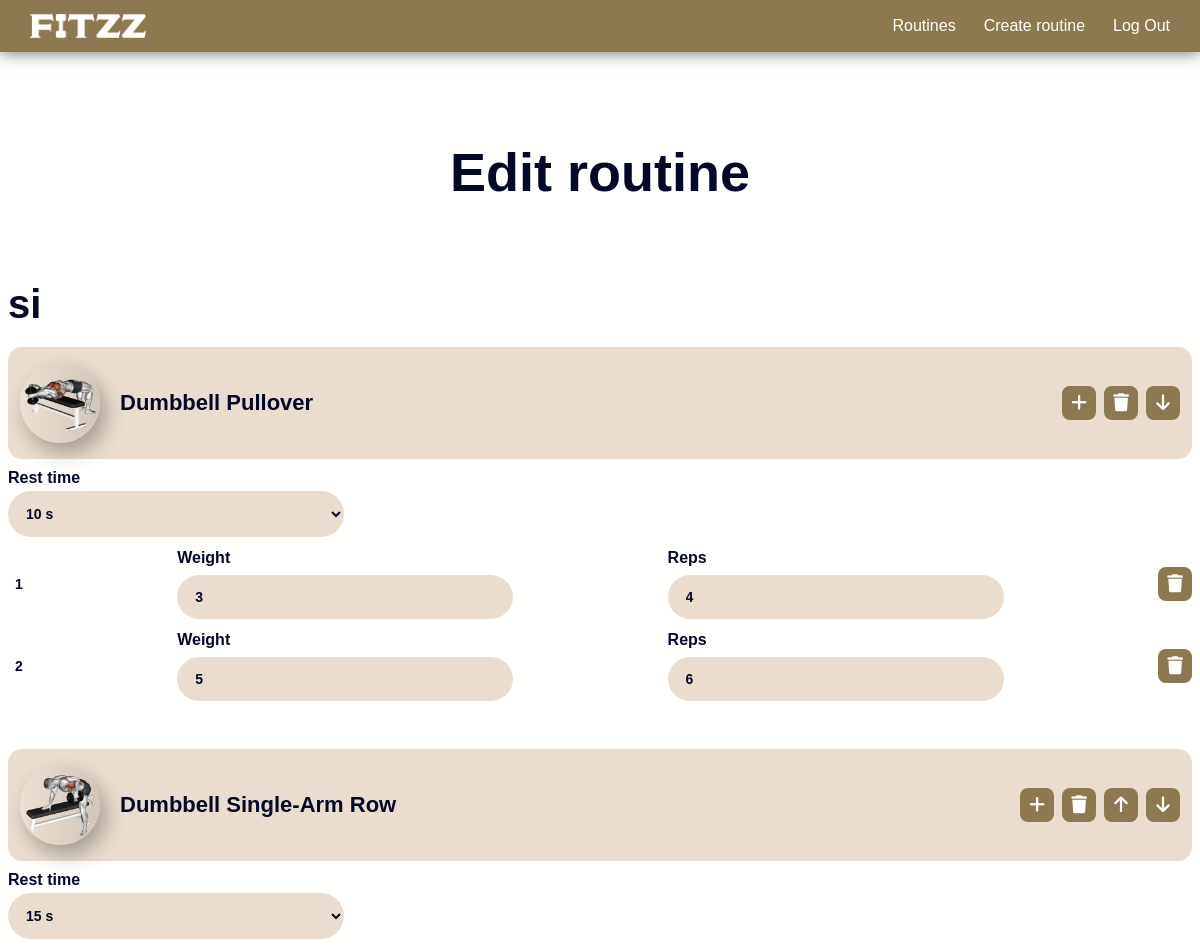
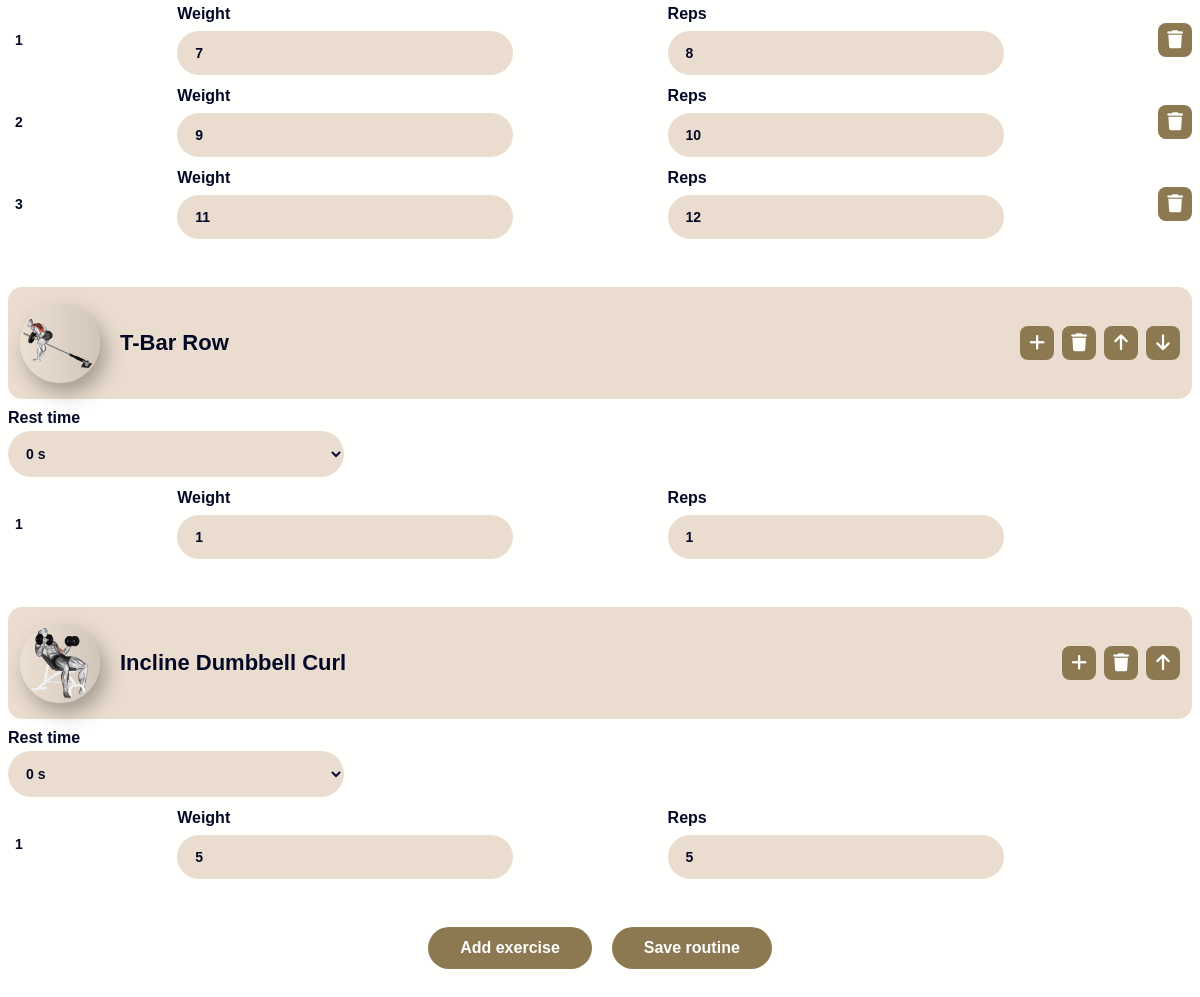
/edit/9 (signed in), run on the app's committed database (2 pictures, top to bottom).
### tables this page shows
CREATE TABLE routine (
  id INTEGER PRIMARY KEY AUTOINCREMENT,
  user_id INTEGER NOT NULL,
  name TEXT NOT NULL,
  FOREIGN KEY (user_id) REFERENCES user (id) ON DELETE CASCADE
);

CREATE TABLE exercise (
  id INTEGER PRIMARY KEY AUTOINCREMENT,
  muscle_group_id INTEGER NOT NULL,
  name TEXT NOT NULL,
  FOREIGN KEY (muscle_group_id) REFERENCES muscle_group (id) ON DELETE RESTRICT
);

CREATE TABLE routine_exercise (
  id INTEGER PRIMARY KEY AUTOINCREMENT,
  routine_id INTEGER NOT NULL,
  exercise_id INTEGER NOT NULL,
  position INTEGER NOT NULL,
  rest_time INTEGER DEFAULT NULL,
  FOREIGN KEY (routine_id) REFERENCES routine (id) ON DELETE CASCADE,
  FOREIGN KEY (exercise_id) REFERENCES exercise (id) ON DELETE RESTRICT
);

### app.py (the view)
@app.route("/edit/<int:routine_id>")
@login_required
def edit(routine_id):
    exercises_by_muscle = fetch_exercises()
    routine_name, exercises = fetch_routine(routine_id)
    times = [{"value": i, "text": format_seconds(i)} for i in range(0, 301, 5)]
    return render_template(
        "edit.html",
        routine_id=routine_id,
        routine_name=routine_name,
        exercises=exercises,
        times=times,
        exercises_by_muscle=exercises_by_muscle,
    )

### app.py (called while the page is built)
@app.after_request
def after_request(response):
    response.headers["Cache-Control"] = "no-cache, no-store, must-revalidate"
    response.headers["Expires"] = 0
    response.headers["Pragma"] = "no-cache"
    return response

def fetch_exercises():
    muscle_groups = db.execute("SELECT * FROM muscle_group")
    exercises = db.execute("SELECT id, name, muscle_group_id FROM exercise")
    muscle_group_map = {
        muscle_group["id"]: muscle_group["name"] for muscle_group in muscle_groups
    }
    exercises_by_muscle = defaultdict(list)
    for exercise in exercises:
        muscle_group_name = muscle_group_map[exercise["muscle_group_id"]]
        exercises_by_muscle[muscle_group_name].append(
            {"id": exercise["id"], "name": exercise["name"]}
        )
    return exercises_by_muscle

### helpers.py (called while the page is built)
def exercise_image(name, muscle_group):
    exercises_path = "/static/images/exercises"
    name = name.lower().replace(" ", "_")
    muscle_group = muscle_group.lower()
    return f"{exercises_path}/{muscle_group}/{name}.png"

def format_add_exercise(exercise_id):
    return f"addExercise({exercise_id}, event)"

def format_add_set(exercise_number):
    return f"addSet({exercise_number})"

def format_move_exercise_down(exercise_number):
    return f"moveExerciseDown({exercise_number})"

def format_move_exercise_up(exercise_number):
    return f"moveExerciseUp({exercise_number})"

def format_remove_exercise(exercise_number):
    return f"removeExercise({exercise_number})"

def format_remove_set(exercise_number, set_number):
    return f"removeSet({exercise_number}, {set_number})"

def format_seconds(seconds):
    if seconds < 60:
        return f"{seconds} s"
    minutes = seconds // 60
    remaining_seconds = seconds % 60
    return f"{minutes} min {remaining_seconds} s"

def login_required(f):
    @wraps(f)
    def decorated_function(*args, **kwargs):
        if session.get("user_id") is None:
            return redirect("/login")
        return f(*args, **kwargs)
    return decorated_function

def muscle_group_image(name):
    muscle_group_path = "/static/images/exercises/types"
    name = name.lower()
    return f"{muscle_group_path}/{name}.png"

### templates/edit.html (shortened to what this page needs)
{% extends "base.html" %}
{% block main %}
    <div class="container title-region flex center-justify center-align">
        <h1 class="h1 text-center no-margin">Edit routine</h1>
    </div>
    <div class="container">
        <form id="routine-form" action="/edit" method="post">
            <input class="special-input" id="routine-name" name="routine-name" type="text" placeholder="Routine name" autocomplete="off" value="{{ routine_name }}">
            <div id="exercises">
                {% for id, exercise in exercises.items() %}
                    {% set outer_loop = loop %}
                    <div class="exercise" id="exercise-{{ loop.index }}">
                        <div class="exercise-name flex gap center-align between-justify">
                            <div class="flex gap center-align">
                                <div class="image-container">
                                    <img class="image" src="{{ exercise.name | exercise_image(exercise.muscle_group) }}" alt="{{ exercise.name }}">
                                </div>
                                <h3 class="h3 text-center no-margin">{{ exercise.name }}</h3>
                            </div>
                            <div class="button-wrapper flex">
                                <button class="square-btn" id="exercise-{{ loop.index }}-add-set" type="button" onclick="{{ loop.index | format_add_set }}">
                                    <i class="fa fa-plus"></i>
                                </button>
                                <button class="square-btn" id="exercise-{{ loop.index }}-remove" type="button" onclick="{{ loop.index | format_remove_exercise }}">
                                    <i class="fa fa-trash"></i>
                                </button>
                                <button class="square-btn" id="exercise-{{ loop.index }}-move-up" type="button" onclick="{{ loop.index | format_move_exercise_up }}">
                                    <i class="fa fa-arrow-up"></i>
                                </button>
                                <button class="square-btn" id="exercise-{{ loop.index }}-move-down" type="button" onclick="{{ loop.index | format_move_exercise_down }}">
                                    <i class="fa fa-arrow-down"></i>
                                </button>
                            </div>
                        </div>
                        <div class="select-group">
                            <label class="select-label">Rest time</label>
                            <select class="input" id="exercise-{{ loop.index }}-rest" name="exercise-{{ loop.index }}-rest">
                                {% for time in times %}
                                    <option value="{{ time.value }}" {% if time.value == exercise.rest_time %} selected {% endif %}>{{ time.text }}</option>
                                {% endfor %}
                            </select>
                        </div>
                        <div id="exercise-{{ loop.index }}-sets">
                            {% for set in exercise.sets %}
                                <div class="exercise-set flex gap center-align" id="exercise-{{ outer_loop.index }}-set-{{ loop.index }}">
                                    <p class="no-margin" id="exercise-{{ outer_loop.index }}-set-{{ loop.index }}-label">{{ loop.index }}</p>
                                    <div class="input-wrapper flex gap center-align evenly-justify">
                                        <div class="input-group">
                                            <input class="input active" id="exercise-{{ outer_loop.index }}-set-{{ loop.index }}-weight" name="exercise-{{ outer_loop.index }}-set-{{ loop.index }}-weight" type="number" autocomplete="off" min="1" value="{{ set.weight }}">
                                            <label class="input-label">Weight</label>
                                        </div>
                                        <div class="input-group">
                                            <input class="input active" id="exercise-{{ outer_loop.index }}-set-{{ loop.index }}-reps" name="exercise-{{ outer_loop.index }}-set-{{ loop.index }}-reps" type="number" autocomplete="off" min="1" value="{{ set.repetitions }}">
                                            <label class="input-label">Reps</label>
                                        </div>
                                    </div>
                                    <button class="square-btn" id="exercise-{{ outer_loop.index }}-set-{{ loop.index }}-remove" type="button" onclick="{{ outer_loop.index | format_remove_set(loop.index) }}">
                                        <i class="fa fa-trash"></i>
                                    </button>
                                </div>
                            {% endfor %}
                        </div>
                    </div>
                {% endfor %}
            </div>
            <div class="flex gap center-justify">
                <button class="btn" id="add-exercise" type="button">Add exercise</button>
                <button class="btn" type="submit">Save routine</button>
            </div>
        </form>
    </div>
{% endblock %}

### static/css/styles.css (style rules this page uses)
:root { --c-seashell: #f9f4ef; --c-dark-blue: #020826; --c-brown: #8c7851; --c-white: #fffffe; --c-almond: #eaddcf; --c-carmine: #f25042; --c-paragraph: #716040; }
html { scroll-behavior: smooth; }
body { font-family: 'General Sans', sans-serif; background-color: var(--c-white); }
img, picture, video, canvas, svg { max-width: 100%; display: block; user-select: none; }
.h1 { font-size: 3.375rem; font-weight: 700; margin-bottom: 1.5rem; color: var(--c-dark-blue); }
.h3 { font-size: 1.625rem; font-weight: 700; margin-bottom: 1rem; color: var(--c-dark-blue); }
p { font-size: 1.125rem; font-weight: 400; line-height: 1.625; margin-bottom: 0.625rem; color: var(--c-paragraph); }
.text-center { text-align: center; }
.no-margin { margin: 0; }
.square-btn { width: 2.25rem; height: 2.25rem; min-width: 2.25rem; min-height: 2.25rem; border: none; cursor: pointer; border-radius: 0.5rem; font-size: 1.25rem; transition: background-color 0.3s ease, transform 0.3s ease; background-color: var(--c-white); color: var(--c-dark-blue); }
.input-group { position: relative; margin-bottom: 0.75rem }
.input { width: 100%; font-size: 0.875rem; padding: 0.875rem 1.125rem; border-radius: 2rem; font-weight: 600; font-family: inherit; outline: none; border: none; background-color: var(--c-almond); color: var(--c-dark-blue); }
.input.active+.input-label { top: 0; left: 0; }
.input-group .input { margin-top: 1.625rem; }
.input-label { position: absolute; top: 2.3rem; left: 1.125rem; font-size: 1rem; font-weight: 600; pointer-events: none; transition: top 0.2s ease-in-out, left 0.2s ease-in-out; color: var(--c-dark-blue); }
.select-group { margin-bottom: 0.75rem; }
.select-group .input { display: block; padding-left: 0.875rem; padding-right: 0.875rem; }
.select-label { display: block; font-size: 1rem; font-weight: 600; margin-bottom: 0.25rem; color: var(--c-dark-blue); }
.special-input { width: 100%; font-size: 2.5rem; font-weight: 700; font-family: inherit; outline: none; border: none; margin-bottom: 1.25rem; transition: all 0.3s ease; color: var(--c-dark-blue); }
::placeholder { color: gray; font-style: italic; }
.btn { font-size: 1rem; font-weight: 600; border-radius: 2rem; padding: 0.75rem 2rem; font-family: inherit; cursor: pointer; border: none; transition: background-color 0.3s ease-in-out, transform 0.3s ease; background-color: var(--c-brown); color: var(--c-white); }
.container { width: 100%; margin-left: auto; margin-right: auto; padding-left: 0.5rem; padding-right: 0.5rem; }
.title-region { height: 11rem; }
.container.title-region { margin-top: 2rem; margin-bottom: 1.375rem; }
.flex { display: flex; }
.flex.center-align { align-items: center; }
.flex.center-justify { justify-content: center; }
.flex.between-justify { justify-content: space-between; }
.flex.evenly-justify { justify-content: space-evenly; }
.flex.gap { gap: 1.25rem; }
.image-container .image { border-radius: 50%; width: 94%; pointer-events: none; }
.exercise { margin-bottom: 3rem; }
.exercise .square-btn { width: 2.125rem; height: 2.125rem; min-width: 2.125rem; min-height: 2.125rem; font-size: 1.125rem; background-color: var(--c-brown); color: var(--c-white); }
.exercise .exercise-name { height: 7rem; padding: 0 0.75rem; margin-bottom: 0.625rem; border-radius: 0.875rem; background-color: var(--c-almond); }
.exercise .exercise-name .image-container { width: 5rem; height: 5rem; min-width: 5rem; min-height: 5rem; border-radius: 50%; display: grid; place-items: center; box-shadow: 0.375rem 0.625rem 1.25rem rgba(0, 0, 0, 0.3); background: linear-gradient(to right, #ece0d3, #d2c6ba); }
.exercise .exercise-name .button-wrapper { gap: 0.5rem; }
.exercise .exercise-name .h3 { font-size: 1.25rem; }
.exercise .exercise-set { margin-bottom: 0.75rem; }
.exercise .exercise-set p { width: 1rem; font-size: 0.875rem; font-weight: 600; text-align: right; color: var(--c-dark-blue); }
.exercise .exercise-set .input-wrapper .input-group { margin-bottom: 0; }
.input-wrapper { width: 100%; }
@media (min-width: 576px) { .container { max-width: 576px; } }
@media (min-width: 768px) { .container { max-width: 768px; } }
@media (min-width: 768px) { .exercise .exercise-name .h3 { font-size: 1.375rem; } }
@media (min-width: 992px) { .container { max-width: 992px; } }
@media (min-width: 992px) { .input { width: 21rem; } }
@media (min-width: 1200px) { .container { max-width: 1200px; } }

### data on the page
routine: routine-name "si"
exercise: name "Dumbbell Pullover"
routine_exercise: rest_time "10 s"
exercise: name "Dumbbell Single-Arm Row"
routine_exercise: rest_time "15 s"
exercise: name "T-Bar Row"
routine_exercise: rest_time "0 s"
exercise: name "Incline Dumbbell Curl"
routine_exercise: rest_time "0 s"
